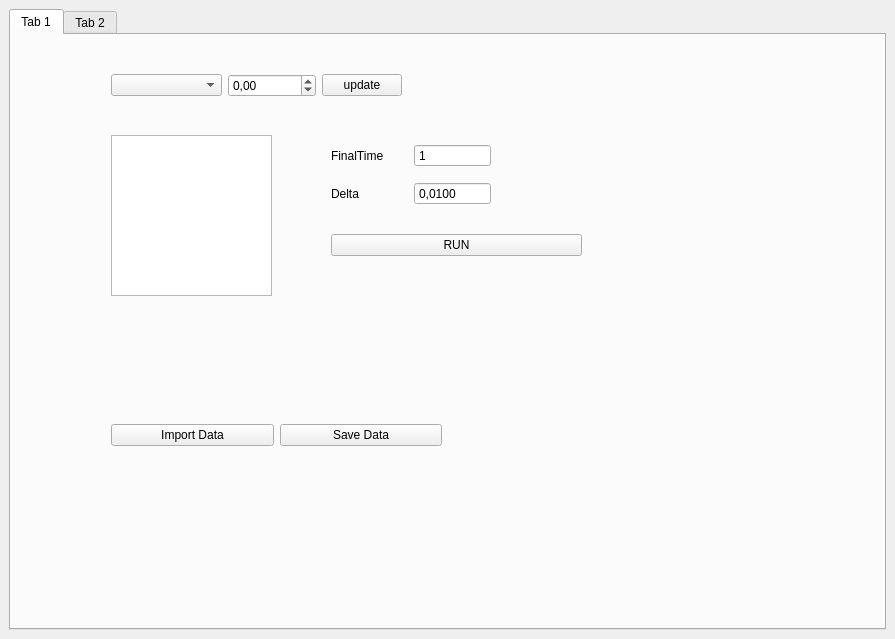
<?xml version="1.0" encoding="UTF-8"?>
<ui version="4.0">
 <class>MainWindow</class>
 <widget class="QMainWindow" name="MainWindow">
  <property name="geometry">
   <rect>
    <x>0</x>
    <y>0</y>
    <width>895</width>
    <height>639</height>
   </rect>
  </property>
  <property name="sizePolicy">
   <sizepolicy hsizetype="Preferred" vsizetype="Preferred">
    <horstretch>0</horstretch>
    <verstretch>0</verstretch>
   </sizepolicy>
  </property>
  <property name="windowTitle">
   <string>MainWindow</string>
  </property>
  <widget class="QWidget" name="centralwidget">
   <layout class="QHBoxLayout" name="horizontalLayout">
    <item>
     <widget class="QTabWidget" name="tabWidget">
      <property name="currentIndex">
       <number>0</number>
      </property>
      <widget class="QWidget" name="Main">
       <property name="sizePolicy">
        <sizepolicy hsizetype="Expanding" vsizetype="Expanding">
         <horstretch>0</horstretch>
         <verstretch>0</verstretch>
        </sizepolicy>
       </property>
       <property name="locale">
        <locale language="Italian" country="Italy"/>
       </property>
       <attribute name="title">
        <string>Tab 1</string>
       </attribute>
       <widget class="QListWidget" name="listVariables">
        <property name="geometry">
         <rect>
          <x>100</x>
          <y>100</y>
          <width>161</width>
          <height>161</height>
         </rect>
        </property>
       </widget>
       <widget class="QWidget" name="horizontalLayoutWidget_2">
        <property name="geometry">
         <rect>
          <x>320</x>
          <y>190</y>
          <width>251</width>
          <height>41</height>
         </rect>
        </property>
        <layout class="QHBoxLayout" name="debugSpace">
         <item>
          <widget class="QPushButton" name="jsonButton">
           <property name="text">
            <string>RUN</string>
           </property>
          </widget>
         </item>
        </layout>
       </widget>
       <widget class="QWidget" name="horizontalLayoutWidget_3">
        <property name="geometry">
         <rect>
          <x>100</x>
          <y>360</y>
          <width>331</width>
          <height>80</height>
         </rect>
        </property>
        <layout class="QHBoxLayout" name="horizontalLayout_3">
         <item>
          <widget class="QPushButton" name="loadData">
           <property name="text">
            <string>Import Data</string>
           </property>
          </widget>
         </item>
         <item>
          <widget class="QPushButton" name="saveData">
           <property name="text">
            <string>Save Data</string>
           </property>
          </widget>
         </item>
        </layout>
       </widget>
       <widget class="QWidget" name="horizontalLayoutWidget_4">
        <property name="geometry">
         <rect>
          <x>100</x>
          <y>20</y>
          <width>291</width>
          <height>61</height>
         </rect>
        </property>
        <layout class="QHBoxLayout" name="horizontalLayout_4">
         <item>
          <widget class="QComboBox" name="selectVariable">
           <property name="sizePolicy">
            <sizepolicy hsizetype="Expanding" vsizetype="Fixed">
             <horstretch>8</horstretch>
             <verstretch>0</verstretch>
            </sizepolicy>
           </property>
          </widget>
         </item>
         <item>
          <widget class="QDoubleSpinBox" name="variableValue">
           <property name="sizePolicy">
            <sizepolicy hsizetype="Expanding" vsizetype="Fixed">
             <horstretch>1</horstretch>
             <verstretch>0</verstretch>
            </sizepolicy>
           </property>
           <property name="minimum">
            <double>-1000000.000000000000000</double>
           </property>
           <property name="maximum">
            <double>10000000.000000000000000</double>
           </property>
          </widget>
         </item>
         <item>
          <widget class="QPushButton" name="updtateVariable">
           <property name="sizePolicy">
            <sizepolicy hsizetype="Expanding" vsizetype="Fixed">
             <horstretch>1</horstretch>
             <verstretch>0</verstretch>
            </sizepolicy>
           </property>
           <property name="text">
            <string>update</string>
           </property>
          </widget>
         </item>
        </layout>
       </widget>
       <widget class="QWidget" name="verticalLayoutWidget">
        <property name="geometry">
         <rect>
          <x>320</x>
          <y>100</y>
          <width>160</width>
          <height>80</height>
         </rect>
        </property>
        <layout class="QVBoxLayout" name="verticalLayout">
         <item>
          <layout class="QHBoxLayout" name="horizontalLayout_5">
           <item>
            <widget class="QLabel" name="label_4">
             <property name="text">
              <string>FinalTime</string>
             </property>
            </widget>
           </item>
           <item>
            <widget class="QSpinBox" name="finalTimeSpinBox">
             <property name="buttonSymbols">
              <enum>QAbstractSpinBox::NoButtons</enum>
             </property>
             <property name="minimum">
              <number>1</number>
             </property>
             <property name="maximum">
              <number>1000</number>
             </property>
            </widget>
           </item>
          </layout>
         </item>
         <item>
          <layout class="QHBoxLayout" name="horizontalLayout_6">
           <item>
            <widget class="QLabel" name="label_5">
             <property name="text">
              <string>Delta</string>
             </property>
            </widget>
           </item>
           <item>
            <widget class="QDoubleSpinBox" name="deltaSpinBox">
             <property name="buttonSymbols">
              <enum>QAbstractSpinBox::NoButtons</enum>
             </property>
             <property name="decimals">
              <number>4</number>
             </property>
             <property name="minimum">
              <double>0.000000000000000</double>
             </property>
             <property name="maximum">
              <double>1000.000000000000000</double>
             </property>
             <property name="value">
              <double>0.010000000000000</double>
             </property>
            </widget>
           </item>
          </layout>
         </item>
        </layout>
       </widget>
      </widget>
      <widget class="QWidget" name="Designer">
       <property name="sizePolicy">
        <sizepolicy hsizetype="Expanding" vsizetype="Preferred">
         <horstretch>0</horstretch>
         <verstretch>0</verstretch>
        </sizepolicy>
       </property>
       <attribute name="title">
        <string>Tab 2</string>
       </attribute>
       <widget class="QWidget" name="horizontalLayoutWidget">
        <property name="geometry">
         <rect>
          <x>0</x>
          <y>0</y>
          <width>2002</width>
          <height>1002</height>
         </rect>
        </property>
        <layout class="QHBoxLayout" name="horizontalLayout_2">
         <property name="spacing">
          <number>1</number>
         </property>
         <item>
          <widget class="QWidget" name="leftWidget" native="true">
           <property name="sizePolicy">
            <sizepolicy hsizetype="Expanding" vsizetype="MinimumExpanding">
             <horstretch>1</horstretch>
             <verstretch>0</verstretch>
            </sizepolicy>
           </property>
           <property name="minimumSize">
            <size>
             <width>0</width>
             <height>1000</height>
            </size>
           </property>
           <property name="styleSheet">
            <string notr="true"/>
           </property>
           <widget class="QTextEdit" name="textEdit">
            <property name="geometry">
             <rect>
              <x>10</x>
              <y>450</y>
              <width>201</width>
              <height>141</height>
             </rect>
            </property>
            <property name="readOnly">
             <bool>true</bool>
            </property>
            <property name="html">
             <string>&lt;!DOCTYPE HTML PUBLIC &quot;-//W3C//DTD HTML 4.0//EN&quot; &quot;http://www.w3.org/TR/REC-html40/strict.dtd&quot;&gt;
&lt;html&gt;&lt;head&gt;&lt;meta name=&quot;qrichtext&quot; content=&quot;1&quot; /&gt;&lt;meta charset=&quot;utf-8&quot; /&gt;&lt;style type=&quot;text/css&quot;&gt;
p, li { white-space: pre-wrap; }
hr { height: 1px; border-width: 0; }
li.unchecked::marker { content: &quot;\2610&quot;; }
li.checked::marker { content: &quot;\2612&quot;; }
&lt;/style&gt;&lt;/head&gt;&lt;body style=&quot; font-family:'Segoe UI'; font-size:9pt; font-weight:400; font-style:normal;&quot;&gt;
&lt;p align=&quot;center&quot; style=&quot; margin-top:0px; margin-bottom:0px; margin-left:0px; margin-right:0px; -qt-block-indent:0; text-indent:0px;&quot;&gt;COMMANDS&lt;/p&gt;
&lt;p style=&quot; margin-top:0px; margin-bottom:0px; margin-left:0px; margin-right:0px; -qt-block-indent:0; text-indent:0px;&quot;&gt;&lt;span style=&quot; font-family:'Roboto'; font-size:10pt;&quot;&gt;MOUSE RIGHT -&amp;gt; create circle&lt;/span&gt;&lt;/p&gt;
&lt;p style=&quot; margin-top:0px; margin-bottom:0px; margin-left:0px; margin-right:0px; -qt-block-indent:0; text-indent:0px;&quot;&gt;K -&amp;gt; creates arrow&lt;/p&gt;
&lt;p style=&quot; margin-top:0px; margin-bottom:0px; margin-left:0px; margin-right:0px; -qt-block-indent:0; text-indent:0px;&quot;&gt;CTRL + LEFT -&amp;gt; select items&lt;/p&gt;
&lt;p style=&quot; margin-top:0px; margin-bottom:0px; margin-left:0px; margin-right:0px; -qt-block-indent:0; text-indent:0px;&quot;&gt;CTRL + WHEEL -&amp;gt; zoom&lt;/p&gt;
&lt;p style=&quot; margin-top:0px; margin-bottom:0px; margin-left:0px; margin-right:0px; -qt-block-indent:0; text-indent:0px;&quot;&gt;ESC -&amp;gt; deselect all&lt;/p&gt;
&lt;p style=&quot; margin-top:0px; margin-bottom:0px; margin-left:0px; margin-right:0px; -qt-block-indent:0; text-indent:0px;&quot;&gt;C -&amp;gt; clear all&lt;/p&gt;&lt;/body&gt;&lt;/html&gt;</string>
            </property>
           </widget>
           <widget class="QComboBox" name="automatasList">
            <property name="geometry">
             <rect>
              <x>50</x>
              <y>400</y>
              <width>72</width>
              <height>24</height>
             </rect>
            </property>
           </widget>
           <widget class="QLineEdit" name="automataName">
            <property name="geometry">
             <rect>
              <x>20</x>
              <y>360</y>
              <width>113</width>
              <height>24</height>
             </rect>
            </property>
           </widget>
           <widget class="QPushButton" name="addAutoma">
            <property name="geometry">
             <rect>
              <x>150</x>
              <y>360</y>
              <width>51</width>
              <height>24</height>
             </rect>
            </property>
            <property name="text">
             <string>+</string>
            </property>
           </widget>
           <widget class="QPushButton" name="debugButton">
            <property name="geometry">
             <rect>
              <x>140</x>
              <y>400</y>
              <width>80</width>
              <height>24</height>
             </rect>
            </property>
            <property name="text">
             <string>Debug</string>
            </property>
           </widget>
           <widget class="QLabel" name="istruction">
            <property name="geometry">
             <rect>
              <x>30</x>
              <y>30</y>
              <width>158</width>
              <height>14</height>
             </rect>
            </property>
            <property name="styleSheet">
             <string notr="true"/>
            </property>
            <property name="text">
             <string>Instructions</string>
            </property>
            <property name="alignment">
             <set>Qt::AlignCenter</set>
            </property>
           </widget>
           <widget class="QLineEdit" name="valueLabel">
            <property name="enabled">
             <bool>true</bool>
            </property>
            <property name="geometry">
             <rect>
              <x>30</x>
              <y>50</y>
              <width>158</width>
              <height>22</height>
             </rect>
            </property>
            <property name="styleSheet">
             <string notr="true"/>
            </property>
           </widget>
           <widget class="QLabel" name="name">
            <property name="geometry">
             <rect>
              <x>30</x>
              <y>80</y>
              <width>158</width>
              <height>27</height>
             </rect>
            </property>
            <property name="styleSheet">
             <string notr="true"/>
            </property>
            <property name="text">
             <string>Node Name</string>
            </property>
            <property name="alignment">
             <set>Qt::AlignCenter</set>
            </property>
           </widget>
           <widget class="QLineEdit" name="nameLabel">
            <property name="geometry">
             <rect>
              <x>30</x>
              <y>110</y>
              <width>158</width>
              <height>22</height>
             </rect>
            </property>
            <property name="styleSheet">
             <string notr="true"/>
            </property>
           </widget>
           <widget class="QLabel" name="description">
            <property name="geometry">
             <rect>
              <x>30</x>
              <y>140</y>
              <width>158</width>
              <height>42</height>
             </rect>
            </property>
            <property name="styleSheet">
             <string notr="true"/>
            </property>
            <property name="text">
             <string>Node Description</string>
            </property>
            <property name="alignment">
             <set>Qt::AlignCenter</set>
            </property>
           </widget>
           <widget class="QLineEdit" name="descriptionLabel">
            <property name="geometry">
             <rect>
              <x>30</x>
              <y>170</y>
              <width>158</width>
              <height>22</height>
             </rect>
            </property>
            <property name="styleSheet">
             <string notr="true"/>
            </property>
           </widget>
           <widget class="QCheckBox" name="startCheckBox">
            <property name="geometry">
             <rect>
              <x>60</x>
              <y>200</y>
              <width>91</width>
              <height>20</height>
             </rect>
            </property>
            <property name="layoutDirection">
             <enum>Qt::LeftToRight</enum>
            </property>
            <property name="styleSheet">
             <string notr="true"/>
            </property>
            <property name="text">
             <string>Set as Starter</string>
            </property>
           </widget>
           <widget class="QPushButton" name="updateButton">
            <property name="geometry">
             <rect>
              <x>60</x>
              <y>230</y>
              <width>91</width>
              <height>21</height>
             </rect>
            </property>
            <property name="styleSheet">
             <string notr="true"/>
            </property>
            <property name="text">
             <string>UPDATE</string>
            </property>
           </widget>
          </widget>
         </item>
         <item>
          <widget class="QWidget" name="rightWidget" native="true">
           <property name="sizePolicy">
            <sizepolicy hsizetype="Expanding" vsizetype="Expanding">
             <horstretch>8</horstretch>
             <verstretch>0</verstretch>
            </sizepolicy>
           </property>
           <property name="styleSheet">
            <string notr="true"/>
           </property>
           <widget class="QGraphicsView" name="graphicsView">
            <property name="enabled">
             <bool>true</bool>
            </property>
            <property name="geometry">
             <rect>
              <x>0</x>
              <y>-2</y>
              <width>651</width>
              <height>601</height>
             </rect>
            </property>
            <property name="sizePolicy">
             <sizepolicy hsizetype="Expanding" vsizetype="Expanding">
              <horstretch>0</horstretch>
              <verstretch>0</verstretch>
             </sizepolicy>
            </property>
            <property name="styleSheet">
             <string notr="true">background-color: rgb(255, 233, 222);</string>
            </property>
           </widget>
          </widget>
         </item>
        </layout>
       </widget>
      </widget>
     </widget>
    </item>
   </layout>
  </widget>
 </widget>
 <resources/>
 <connections/>
</ui>
